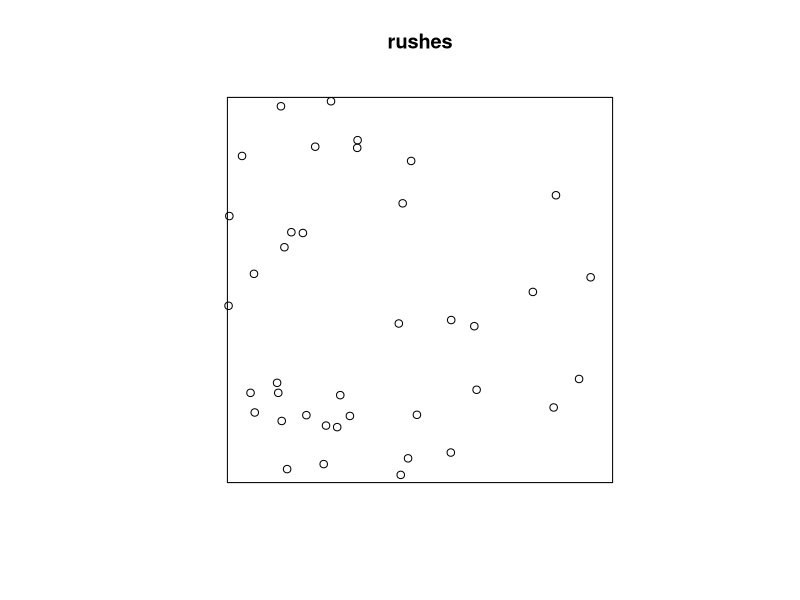
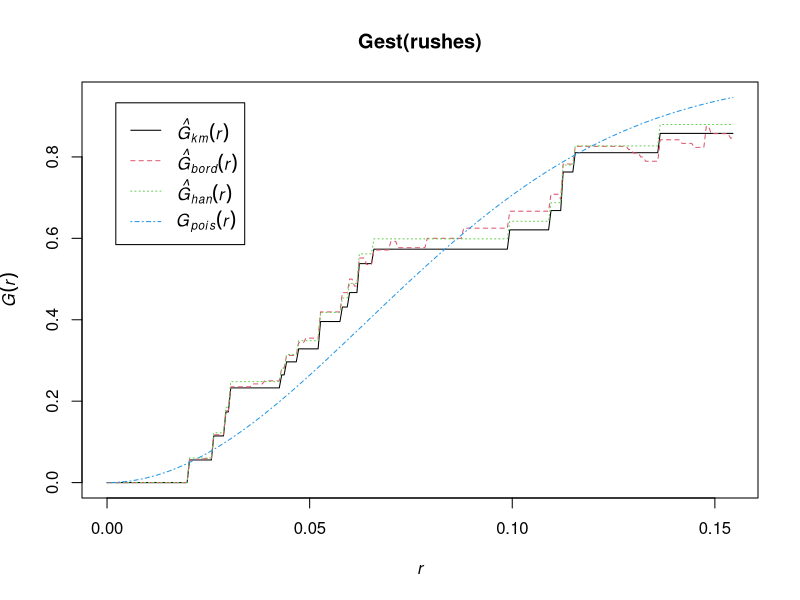
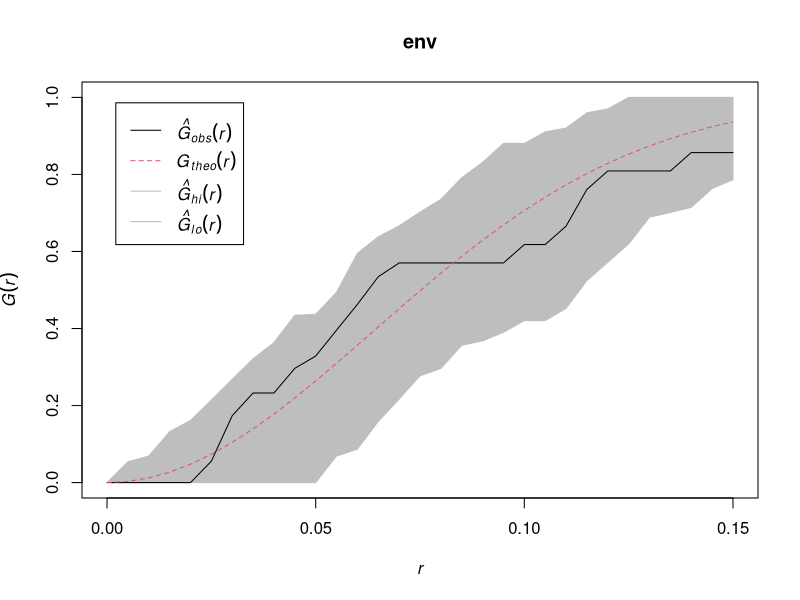
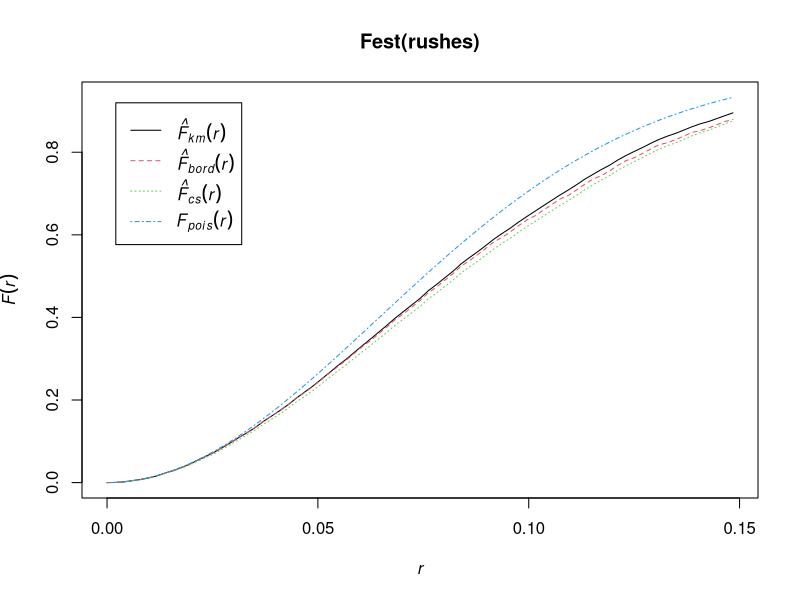
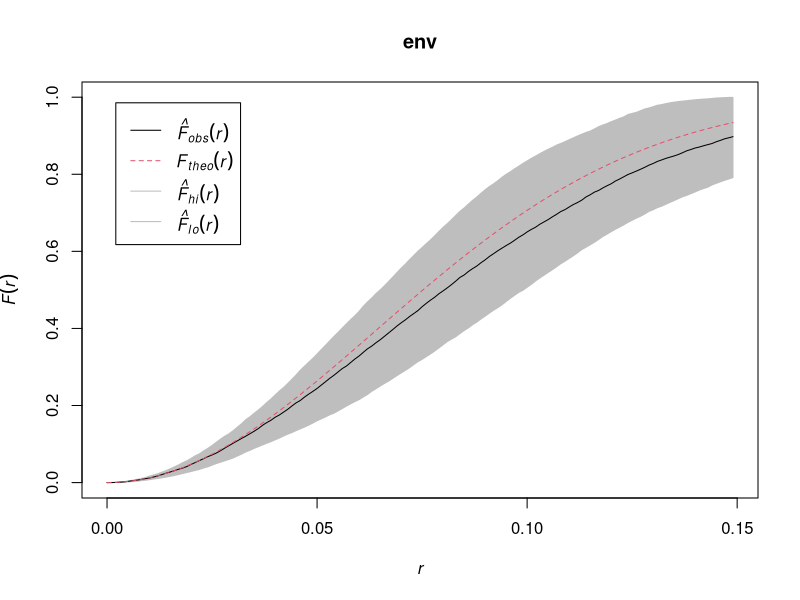
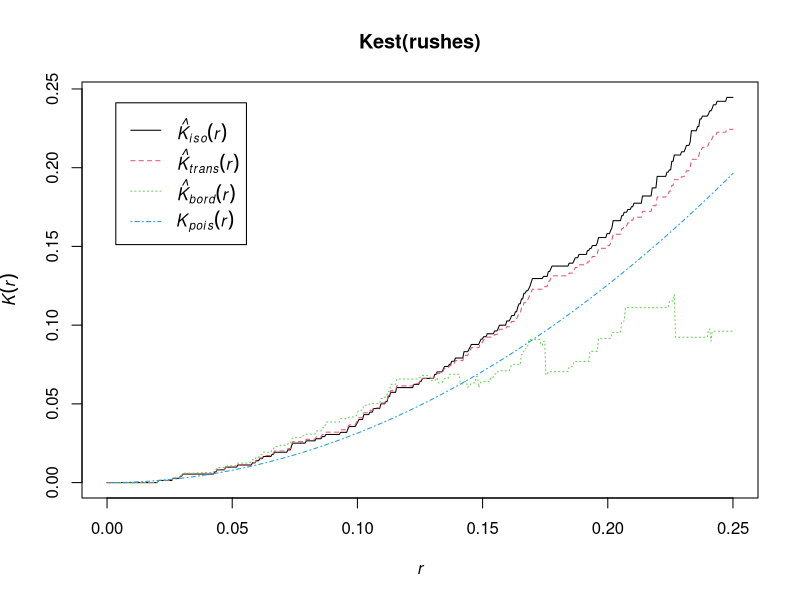
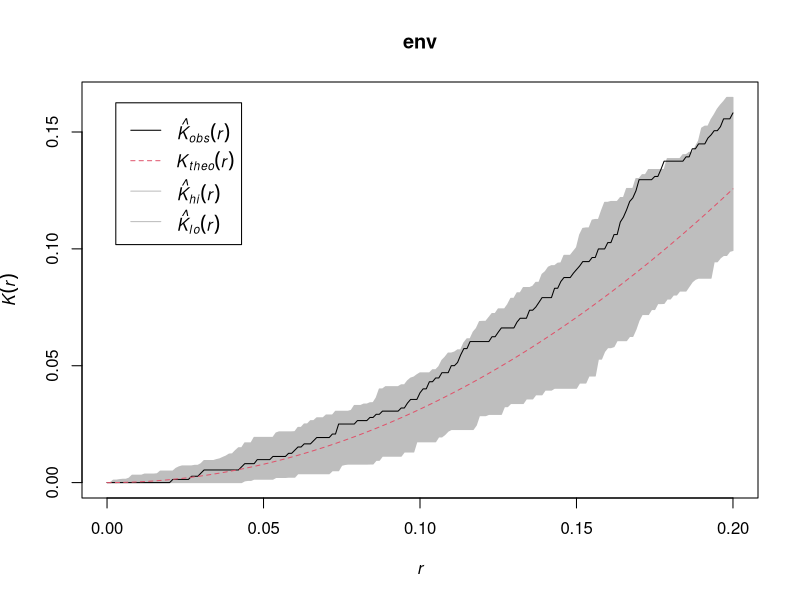
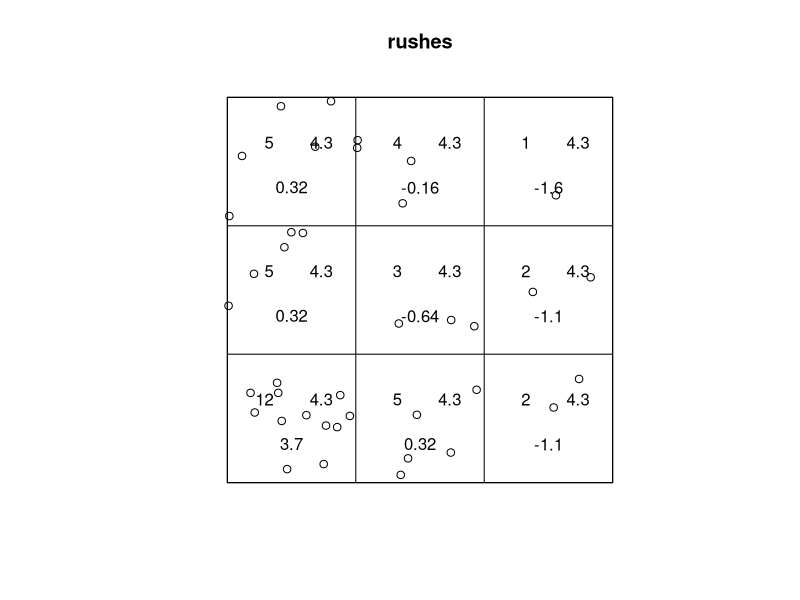

Generate these figures, in order, with R:
library(spatstat)
setwd('/home/tuomas/R/Projects/DATA.ML420/datasets')
data = read.table('Rushes.txt', head=F)
rushes = ppp(data$V1, data$V2, c(0,1), c(0,1))

plot(rushes)

# a)
plot(Gest(rushes))
r = seq(0, sqrt(2)/6, by = 0.005) 
env = envelope(rushes, fun=Gest, r=r, nrank=2, nsim=99)
plot(env)

# b)
plot(Fest(rushes))
r = seq(0, 0.20, by= 0.001)
env = envelope(rushes, fun=Fest, r=r, nrank=2, nsim=99)
plot(env)

# c)
plot(Kest(rushes))
env = envelope(rushes, fun=Kest, r=r, nrank=2, nsim=99)
plot(env)

# d)
qt = quadrat.test(rushes, nx=3, ny=3) 
plot(rushes)
plot(qt, add=T)
qt$statistic
# No reason to reject H0 (completely random hypothesis)

# e)
clarkevans(rushes)
clarkevans.test(rushes)

# f)
# Due to the results, it seems that the rushes-dataset's point pattern is generated
# by completely random procedure.
